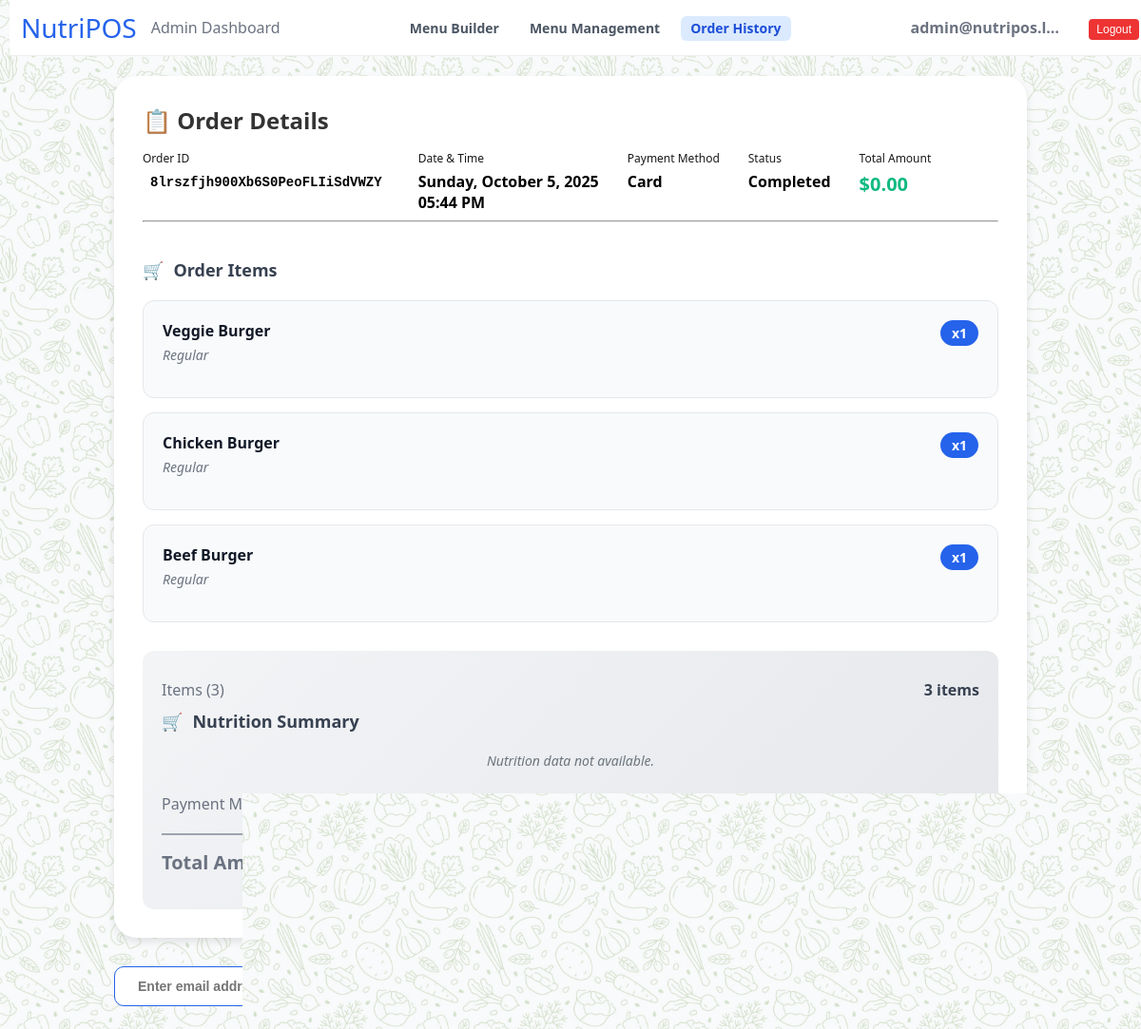
The page /NUTRIPOS/order.php?order=8lrszfjh900Xb6S0PeoFLIiSdVWZY (signed in) on the database its author committed.
### tables this page shows
CREATE TABLE `orders` (
  `id` varchar(64) NOT NULL,
  `closed_at` datetime DEFAULT NULL,
  `total` varchar(10) NOT NULL,
  `created_at` timestamp NOT NULL DEFAULT current_timestamp()
);

CREATE TABLE `line_items` (
  `line_item_catalog_object_id` varchar(64) NOT NULL,
  `name` varchar(255) NOT NULL,
  `variation_name` varchar(100) DEFAULT NULL
);

CREATE TABLE `order_line_items` (
  `id` bigint(20) NOT NULL,
  `order_id` varchar(64) NOT NULL,
  `line_item_catalog_object_id` varchar(64) NOT NULL,
  `quantity` int(11) NOT NULL
);

### NUTRIPOS/order.php (the view, shortened to what this page needs)
<?php
$conn = mysqli_connect($_ENV['DB_SERVERNAME'], $_ENV['DB_USERNAME'], $_ENV['DB_PASSWORD'], $_ENV['DB_NAME']);
$order_data = null;
$line_items = [];
$error_message = null;
if (isset($_GET['order'])) {
    $order = $_GET['order'];
    $result = $conn->query("SELECT
        o.id AS order_id,
        TIME(o.closed_at) AS order_time,
        DATE(o.closed_at) AS order_date,
        o.total,
        oli.id AS line_item_id,
        li.line_item_catalog_object_id,
        li.name AS line_item_name,
        li.variation_name,
        cm.sku AS sku,
        oli.quantity AS line_item_quantity,
        m.name AS modifier_name,
        olim.quantity AS modifier_quantity
    FROM orders o
    JOIN order_line_items oli ON o.id = oli.order_id
    JOIN line_items li ON oli.line_item_catalog_object_id = li.line_item_catalog_object_id
    LEFT JOIN order_line_item_modifiers olim ON oli.id = olim.order_line_item_id
    LEFT JOIN modifiers m ON olim.modifier_id = m.id
    LEFT JOIN catalog_map cm ON cm.catalog_object_id = li.line_item_catalog_object_id
    WHERE o.id ='" . $order . "'
    ORDER BY oli.id, m.name"
    );
    $current_line_item = null;
    $line_item_index = -1;
    function formatDate($date) {
        return date('l, F j, Y', strtotime($date));
    }
    function formatTime($datetime) {
        return date('h:i A', strtotime($datetime));
    }
    while ($row = $result->fetch_assoc()) {
        if ($order_data === null) {
            $order_data = [
                'id' => $row['order_id'],
                'order_date' => formatDate($row['order_date']),
                'order_time' => formatTime($row['order_time']),
                'total' => $row['total'],
            ];
        }
        if ($current_line_item !== $row['line_item_id']) {
            $current_line_item = $row['line_item_id'];
            $line_item_index++;
            $line_items[$line_item_index] = [
                'line_item_id'   => (int)$row['line_item_id'],
                'catalog_id'     => $row['line_item_catalog_object_id'],
                'name'           => $row['line_item_name'],
                'variation_name' => $row['variation_name'],
                'sku'            => $row['sku'] ?? null,
                'quantity'       => (int)$row['line_item_quantity'],
                'modifiers'      => []
            ];
        }
    }
} else {
    $error_message = "No order ID provided.";
}
?>
<!DOCTYPE html>
<html lang="en">
<head>
    <link rel="stylesheet" href="./public/style.css">
</head>
<body>
    <?php if ($error_message): ?>
        <p class="error"><?php echo $error_message; ?></p>
    <?php else: ?>
    <nav class="navbar">
        <div class="navbar-container">
          <div class="logo-dashboard">
            <a href="../admin/dashboard.php" class="logo">NutriPOS</a>
            <span class="admin-dashboard">Admin Dashboard</span>
          </div>
          <ul class="navbar-links">
            <li><a href="./public/menu_management.php" class="nav-button">Menu Builder</a></li>
            <li><a href="./public/products.php" class="nav-button">Menu Management</a></li>
            <li><a href="./db/mysql_orders.php" class="nav-button active">Order History</a></li>
          </ul>
          <div class="user-section">
            <span class="admin"><?php echo htmlspecialchars($_SESSION['email']); ?></span>
            <a href="./admin/logout.php"><button class="logout-btn">Logout</button></a>
          </div>
        </div>
    </nav>
    <div class="main-container" style="max-width: 960px">
        <?php if ($error_message): ?>
            <div class="order-error">
                <h2>❌ <?php echo htmlspecialchars($error_message); ?></h2>
                <a href="./db/mysql_orders.php" class="receipt-btn primary">← Back to Order History</a>
            </div>
        <?php else: ?>
            <div class="order-details-card">
                <div class="order-header">
                    <h2 class="order-title">📋 Order Details</h2>
                    <div class="order-meta">
                        <div class="meta-item">
                            <span class="meta-label">Order ID</span>
                            <span class="meta-value order-id-value"><?php echo htmlspecialchars($order_data['id']); ?></span>
                        </div>
                        <div class="meta-item">
                            <span class="meta-label">Date & Time</span>
                            <span class="meta-value"><?php echo htmlspecialchars($order_data['order_date']); ?></span>
                            <span class="meta-value"><?php echo htmlspecialchars($order_data['order_time']); ?></span>
                        </div>
                        <div class="meta-item">
                            <span class="meta-label">Payment Method</span>
                            <span class="meta-value">Card</span>
                        </div>
                        <div class="meta-item">
                            <span class="meta-label">Status</span>
                            <span class="meta-value">Completed</span>
                        </div>
                        <div class="meta-item">
                            <span class="meta-label">Total Amount</span>
                            <span class="meta-value" style="color: #10B981; font-size: 20px;">
                                <?php echo htmlspecialchars($order_data['total']); ?>
                            </span>
                        </div>
                    </div>
                    <hr>
                </div>
                <div class="order-content">
                    <h3 class="section-title">Order Items</h3>
                    <?php if (empty($line_items)): ?>
                        <div class="no-items">
                            <p>No items found for this order.</p>
                        </div>
                    <?php else: ?>
                        <div class="items-list">
                            <?php foreach ($line_items as $item): ?>
                                <div class="line-item">
                                    <div class="item-main">
                                        <div class="item-details">
                                            <div class="item-name">
                                                <?php echo htmlspecialchars($item['name']); ?>
                                            </div>
                                            <?php if (!empty($item['variation_name'])): ?>
                                                <div class="item-variation">
                                                    <?php echo htmlspecialchars($item['variation_name']); ?>
                                                </div>
                                            <?php endif; ?>
                                        </div>
                                        <span class="item-quantity">
                                            x<?php echo htmlspecialchars($item['quantity']); ?>
                                        </span>
                                    </div>
                                </div>
                            <?php endforeach; ?>
                        </div>
                    <?php endif; ?>
                    <div class="order-summary">
                        <div class="summary-row">
                            <span class="summary-label">Items (<?php echo count($line_items); ?>)</span>
                            <span class="summary-value">
                                <?php
                                $total_items = 0;
                                foreach ($line_items as $item) {
                                    $total_items += $item['quantity'];
                                }
                                echo $total_items . ' items';
                                ?>
                            </span>
                        </div>
                        <div class="order-nutrition-card" id="orderNutrition">
                            <h3 class="section-title">Nutrition Summary</h3>
                            <div id="nutriContent" class="nutri-content"></div>
                        </div>
                        <div class="summary-row">
                            <span class="summary-label">Payment Method</span>
                            <span class="summary-value">Card Payment</span>
                        </div>
                        <div class="summary-row total">
                            <span class="summary-label">Total Amount</span>
                            <span class="summary-value">
                                <?php echo htmlspecialchars($order_data['total']); ?>
                            </span>
                        </div>
                    </div>
                </div>
            </div>
            <div class="receipt-actions">
                <form method="post" action="?order=<?php echo htmlspecialchars($order_data['id']); ?>" style="display:inline;">
                    <input type="text" name="email" placeholder="Enter email address" class="form-text-input" required>
                    <button type="submit" name="send_email" class="receipt-btn primary">Email Receipt</button>
                </form>
                <button onclick="window.print()" class="receipt-btn primary">Print Receipt</button>
                <button class="receipt-btn primary">Create a QR Code</button>
                <button class="receipt-btn primary" style="background-color: grey;"><a href="./db/mysql_orders.php" style="color: inherit; text-decoration: none;">← Back to Order History</a></button>
            </div>
        <?php endif; ?>
    </div>
</body>
</html>
<?php endif; ?>

### rows shown on the page
orders: line_items.name "Veggie Burger", line_items.variation_name "Regular", order_line_items.quantity "1", line_items.name "Chicken Burger", line_items.name "Beef Burger"

### other values the page prints
$_SESSION['email'] "admin@nutripos.l…"
$order_data['id'] "8lrszfjh900Xb6S0PeoFLIiSdVWZY"
$order_data['order_date'] "Sunday, October 5, 2025"
$order_data['order_time'] "05:44 PM"
$order_data['total'] "$0.00"
count($line_items) "3"
$total_items "3"
